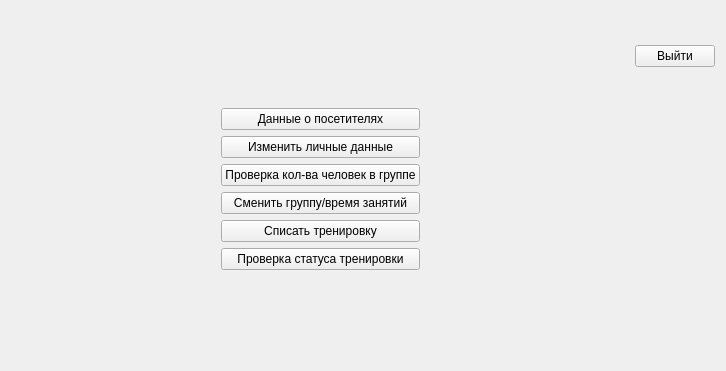
<?xml version="1.0" encoding="UTF-8"?>
<ui version="4.0">
 <class>trainers_choose</class>
 <widget class="QWidget" name="trainers_choose">
  <property name="geometry">
   <rect>
    <x>0</x>
    <y>0</y>
    <width>726</width>
    <height>371</height>
   </rect>
  </property>
  <property name="windowTitle">
   <string>Form</string>
  </property>
  <layout class="QVBoxLayout" name="verticalLayout">
   <item>
    <layout class="QGridLayout" name="gridLayout">
     <item row="3" column="1">
      <widget class="QPushButton" name="number_of_members">
       <property name="text">
        <string>Проверка кол-ва человек в группе</string>
       </property>
      </widget>
     </item>
     <item row="2" column="1">
      <widget class="QPushButton" name="pushButton_2">
       <property name="text">
        <string>Изменить личные данные</string>
       </property>
      </widget>
     </item>
     <item row="5" column="1">
      <widget class="QPushButton" name="write_off_the_workout">
       <property name="text">
        <string>Списать тренировку</string>
       </property>
      </widget>
     </item>
     <item row="1" column="0">
      <spacer name="horizontalSpacer">
       <property name="orientation">
        <enum>Qt::Horizontal</enum>
       </property>
       <property name="sizeHint" stdset="0">
        <size>
         <width>40</width>
         <height>20</height>
        </size>
       </property>
      </spacer>
     </item>
     <item row="1" column="2">
      <spacer name="horizontalSpacer_2">
       <property name="orientation">
        <enum>Qt::Horizontal</enum>
       </property>
       <property name="sizeHint" stdset="0">
        <size>
         <width>40</width>
         <height>20</height>
        </size>
       </property>
      </spacer>
     </item>
     <item row="4" column="1">
      <widget class="QPushButton" name="change_time_or_group">
       <property name="text">
        <string>Сменить группу/время занятий</string>
       </property>
      </widget>
     </item>
     <item row="0" column="3">
      <widget class="QPushButton" name="pushButton_3">
       <property name="text">
        <string>Выйти</string>
       </property>
      </widget>
     </item>
     <item row="7" column="1">
      <spacer name="verticalSpacer_2">
       <property name="orientation">
        <enum>Qt::Vertical</enum>
       </property>
       <property name="sizeHint" stdset="0">
        <size>
         <width>20</width>
         <height>40</height>
        </size>
       </property>
      </spacer>
     </item>
     <item row="0" column="1">
      <spacer name="verticalSpacer">
       <property name="orientation">
        <enum>Qt::Vertical</enum>
       </property>
       <property name="sizeHint" stdset="0">
        <size>
         <width>20</width>
         <height>40</height>
        </size>
       </property>
      </spacer>
     </item>
     <item row="1" column="1">
      <widget class="QPushButton" name="pushButton">
       <property name="text">
        <string>Данные о посетителях</string>
       </property>
      </widget>
     </item>
     <item row="6" column="1">
      <widget class="QPushButton" name="check_status">
       <property name="text">
        <string>Проверка статуса тренировки</string>
       </property>
      </widget>
     </item>
    </layout>
   </item>
  </layout>
 </widget>
 <resources/>
 <connections/>
</ui>
